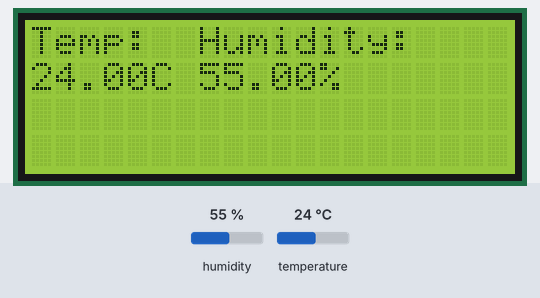
This sketch was run on a simulated Arduino Uno, built with avr-gcc and run on an emulated ATmega328P. Shown: 20×4 character LCD. The test bench sets the inputs (shaded band); at power-on: humidity 55 %, temperature 24 °C.

Above: at 1.2 s.
1.3 s: humidity set to 22 %
At 3.0 s:
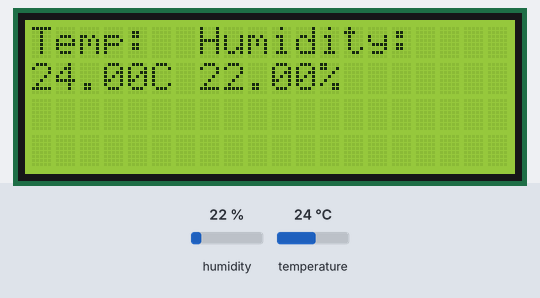
4.2 s: temperature set to 12 °C
At 6.1 s:
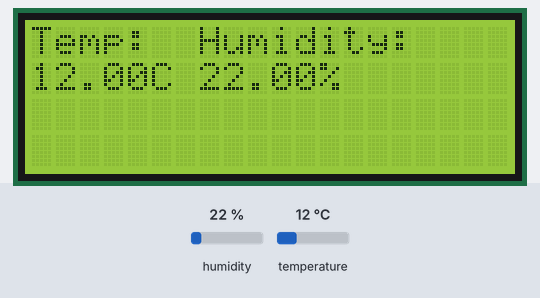
7.1 s: humidity set to 40 %
At 10.0 s:
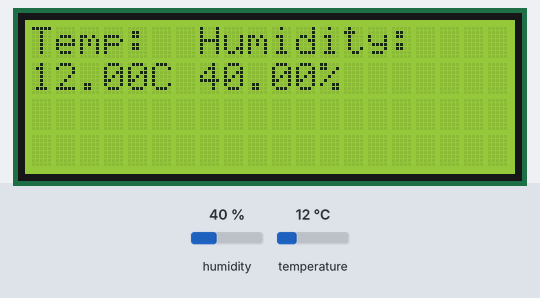
10.4 s: temperature set to 19 °C
Timing chart, 0 to 13.4 s (numbered marks = the images above; inputs shaded):
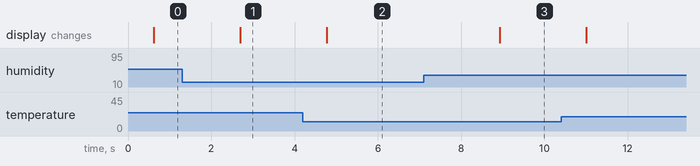

Measured:
- after the input at 1.3 s, the display: changes after 1.4 s (image 1)
- after the input at 4.2 s, the display: changes after 0.57 s (image 2)
- after the input at 7.1 s, the display: changes after 1.8 s (image 3)

The sketch:

LCD_DHT11.ino
```cpp
#include <LiquidCrystal_I2C.h>
#include "DHT.h"

#define DHTPIN 2
#define DHTTYPE DHT11

LiquidCrystal_I2C lcd(0x27, 20, 4);
DHT dht(DHTPIN, DHTTYPE);

void setup() {
  lcd.init();
  dht.begin();
  lcd.backlight();
  lcd.print("Temp:  Humidity:");
}

void loop() {
  delay(500);
  lcd.setCursor(0, 1);
  float h = dht.readHumidity();
  float f = dht.readTemperature();

  if (isnan(h) || isnan(f)) {
    lcd.print("ERROR");
    return;
  }

  lcd.print(f);
  lcd.print("C");
  lcd.setCursor(7,1);
  lcd.print(h);
  lcd.print("%");
}
```
